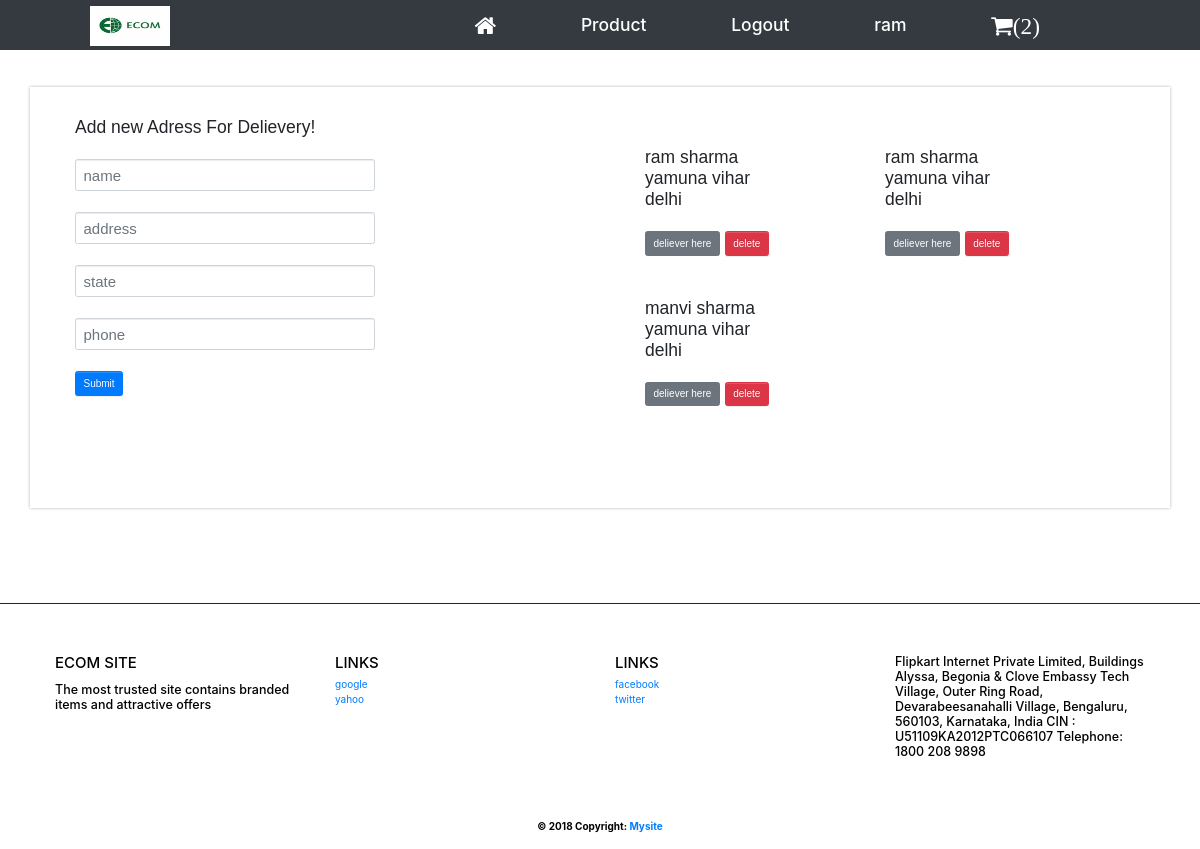
Screenshot of /order/ (signed in) with the database file from the repository.
### user/models.py (models this page shows, shortened)
class Orderdetail(models.Model):
    name = models.CharField(max_length=400)
    buyername = models.CharField(max_length=400)
    address = models.CharField(max_length=400)
    state = models.CharField(max_length=400)
    phone = models.IntegerField()

### user/views.py (the view)
# urls.py: url(r'^order/$', views.ordered, name='order'),
def ordered(request, template_name='user/order.html'):
    form = order(request.POST or None)
    Product = Orderdetail.objects.filter(buyername=request.user.username)
    post_count = cart.objects.filter(name=request.user, status='int')
    a = 0
    list={}
    list['a_count'] = post_count
    for value in list['a_count']:
        a = a + value.quantity
    request.session['count'] =  a
    if form.is_valid():
        instance=form.save(commit=False)
        instance.buyername =request.user
        instance.save()
        return redirect('order')
    return render(request, template_name, {'form': form,'object':Product,'count':a})

### user/forms.py
class order(forms.ModelForm):
    class Meta:
        model = Orderdetail
        fields = ('name','address','state','phone')

### user/templates/user/order.html
{% extends "user/product_base.html" %}
 {% block content %}
<div class="container">
<div class="row">
  <div class="col-sm-6">
        Add new Adress For Delievery!<br>
<br>
     <form  method="post">{% csrf_token %}
          <input type="text" class="form-control" name="name" placeholder="name" required style="width :300px;font-size: 15px;"><br>
          <input type="text" class="form-control" name="address" placeholder="address" required style="width :300px;font-size: 15px;"><br>
          <input type="text" class="form-control" name="state" placeholder="state" required style="width :300px;font-size: 15px;"><br>
          <input type="text" class="form-control" name="phone" placeholder="phone" required style="width :300px;font-size: 15px;"><br>
        <input class="btn btn-primary" type="submit" value="Submit"/>
     </form></div>
 <div class="col-sm-6">
<div class="row">
     {% for post in object %}
 <div class="col-md-6" >
            {{post.name}}<br>
                {{post.address}}<br>
                 {{post.state}}<br><br>
          <a href="{% url 'place' post.id %}" class="btn btn-secondary">deliever here</a>
          <a href="{% url 'delete_address' post.id %}" class="btn btn-danger">delete</a><br><br><br>
 </div>
    {% endfor %}</div>
 </div>
</div></div>
{% endblock %}

### user/templates/user/product_base.html (shortened to what this page needs)
{% load static %}
<!DOCTYPE html>
<html>
  <head>
            <link rel="stylesheet" href="https://maxcdn.bootstrapcdn.com/bootstrap/3.3.4/css/bootstrap.min.css">
<link rel="stylesheet" href="https://maxcdn.bootstrapcdn.com/bootstrap/3.3.4/css/bootstrap-theme.min.css">
    <link rel="stylesheet" href="https://stackpath.bootstrapcdn.com/font-awesome/4.7.0/css/font-awesome.min.css">
</head>
  <body>
    <link rel="stylesheet" href="https://maxcdn.bootstrapcdn.com/bootstrap/3.3.7/css/bootstrap.min.css">
<h3>
      <nav class="navbar-fixed-top bg-dark"  style="width:100%;height:50px ; padding-right:90px;padding-left:90px; Line-height: 50px; ">
        <img src="{% static './user/img/ecom.png' %}" width="80" height="40" >
        <ul>
          <li><a style="text-decoration:none" href="{% url 'index' %}"><i class="fa fa-home fa-lg" aria-hidden="true"></i></a></li>
              <li><a style="text-decoration:none" href="{% url 'show' %}">Product</a></li>
                    {% if user.is_authenticated %}
<li><a style="text-decoration:none" href="{% url 'logout' %}">Logout</a></li>
              <li><a style="text-decoration:none" href="{% url 'list' %}" style="color :black">{{ user.username }}</a></li>
          <li><a style="text-decoration:none" href="{% url 'show_cart' %}"><i class="fa fa-shopping-cart fa-lg " aria-hidden="true">({{count}})</i></a></li>
            {% else %} <li><a style="text-decoration:none" href="{% url 'register' %}">Register</a></li>
           <li><a style="text-decoration:none" href="{% url 'user_login' %}">Login  </a></li>
{% endif %}
    </ul></nav>
   <br><br><br>
<link rel="stylesheet" href="https://maxcdn.bootstrapcdn.com/bootstrap/4.3.1/css/bootstrap.min.css">
 {% block content %}
    {% endblock %}
</h3>
     <br><br><br><br><br><br>
<footer class="page-footer font-small blue pt-4" style="border-top:  1px solid ">
  <div class="nav-link">
  <div class="container-fluid text-center text-md-left">
    <div class="row">
      <div class="col-md-3 mt-md-0 mt-3">
        <h4 class="text-uppercase">ecom site</h4>
        <p><h5>The most trusted site contains branded items and attractive offers</h5></p>
      </div>
      <div class="col-md-3 mb-md-0 mb-3">
        <h4 class="text-uppercase">Links</h4>
        <ul class="list-unstyled">
          <li>
            <a href="#!">google</a>
          </li>
          <li>
            <a href="#!">yahoo</a>
          </li>
        </ul>
      </div>
      <div class="col-md-3 mb-md-0 mb-3">
        <h4 class="text-uppercase">Links</h4>
        <ul class="list-unstyled">
          <li>
            <a href="#!">facebook</a>
          </li>
          <li>
            <a href="#!">twitter</a>
          </li>
        </ul>
      </div>
      <div class="col-md-3 mb-md-0 mb-3">
      <h5>Flipkart Internet Private Limited,
          Buildings Alyssa, Begonia &
        Clove Embassy Tech Village,
        Outer Ring Road, Devarabeesanahalli Village,
        Bengaluru, 560103,
        Karnataka, India
        CIN : U51109KA2012PTC066107
        Telephone: 1800 208 9898</h5>
      </div>
    </div>
  </div>
  <strong><br>
  <div class="footer-copyright text-center py-3">© 2018 Copyright:
    <a href="http://127.0.0.1:8000/user/"> Mysite</a>
  </div></strong></div>
</footer>
  </body>
</html>

### user/templates/user/product_base.html (style rules this page uses)
nav ul li { list-style-type: none; display: inline-block; transition: 0.8s all; }
nav ul { float:right; margin-right:30px; }
nav ul li a { test-decoration: none; color:white; padding: 40px; }
.nav-link { color: black; }
.row { padding: 30px; }
.container { width:1300px; box-shadow: 0 0 3px 0 rgba(0,0,0,0.3); background: #fff; padding 20px; margin : 2% auto 0; text-align: left; font-family: sans-serif; }
body { font-family: sans-serif; }
.page-footer { bottom: 0; width: 100%; }

### rows the page displays
Orderdetail: name "ram sharma", address "yamuna vihar", state "delhi"
Orderdetail: name "ram sharma", address "yamuna vihar", state "delhi"
Orderdetail: name "manvi sharma", address "yamuna vihar", state "delhi"

### other values shown
{{ user.username }} "ram"
{{ count }} "2"
